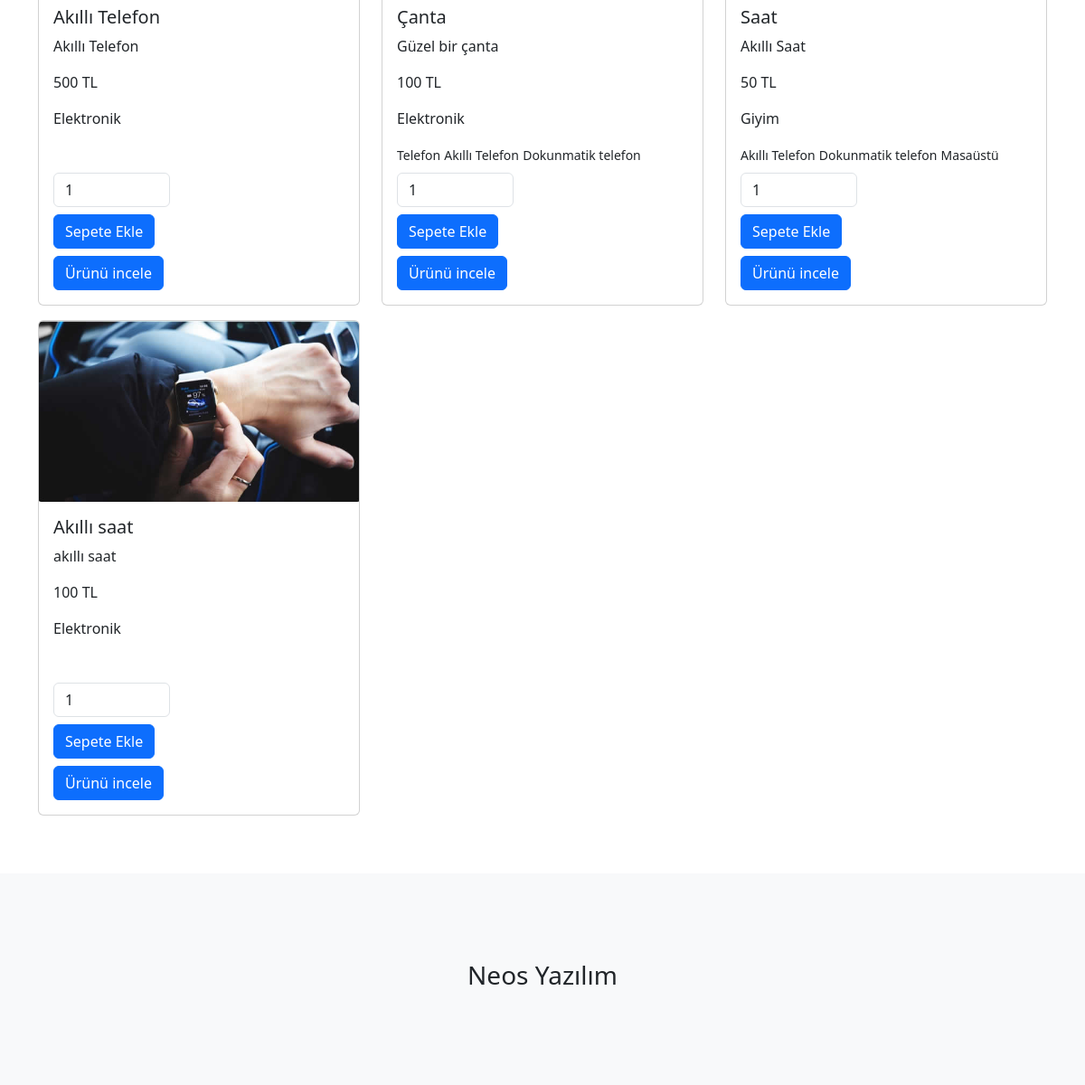
Before: / (lower part) with the older database file.
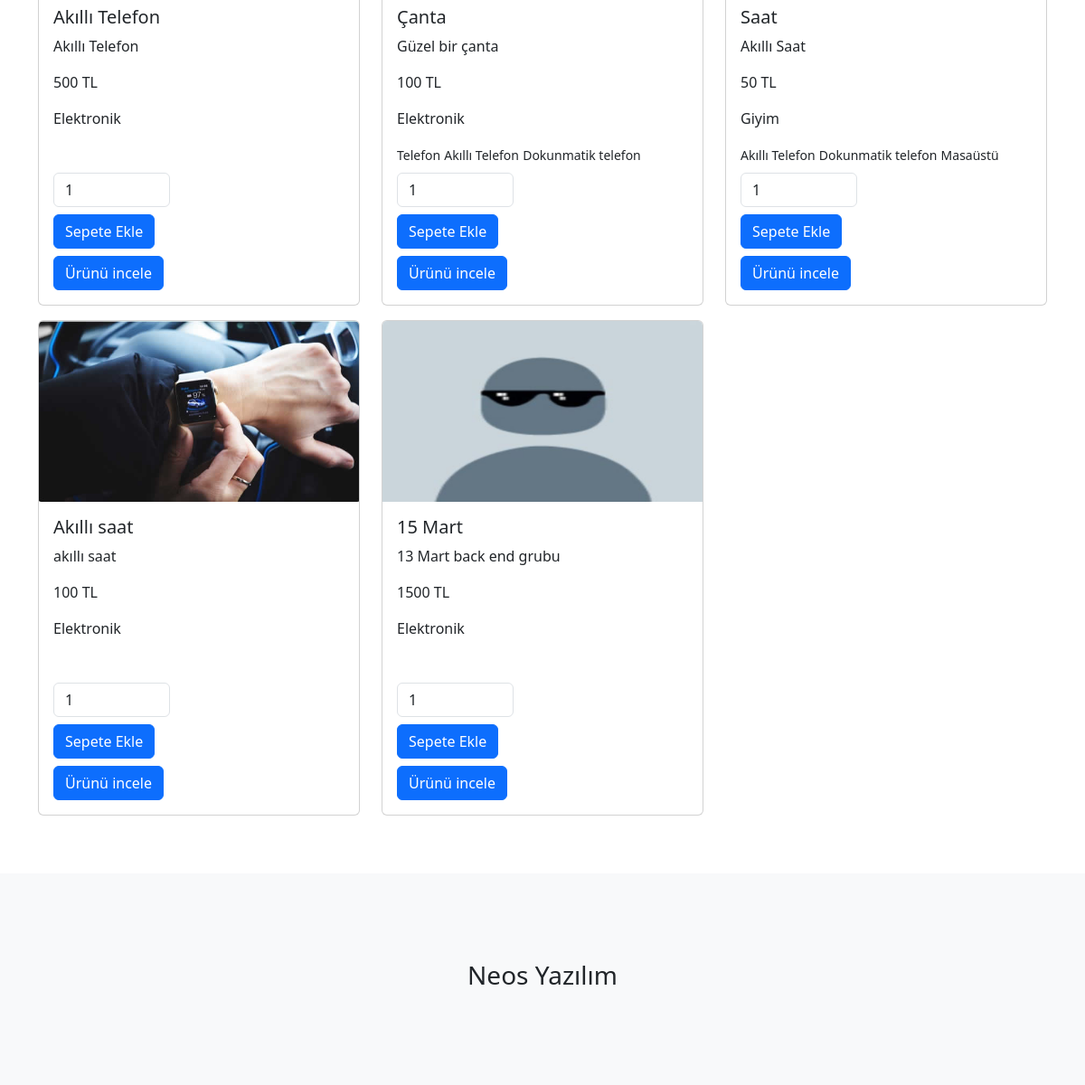
After: the same page with the newer database file.
### urunler/models.py (models this page shows, shortened)
class Urun(models.Model):
    olusturan = models.ForeignKey(User, on_delete=models.CASCADE, null=True)
    kategori = models.ForeignKey(Kategori,on_delete=models.CASCADE, null=True, blank=True)
    alt = models.ManyToManyField(AltKategori)
    seri = models.OneToOneField(SeriNo, on_delete=models.SET_NULL, null=True, blank=True)
    isim = models.CharField(max_length=100) # text inputu
    aciklama = models.TextField(max_length = 500) # textarea
    fiyat = models.IntegerField() # number inputu
    resim = models.FileField(upload_to='urunler/', null=True)

class Kategori(models.Model):
    isim = models.CharField(max_length=100)
    def __str__(self):
        return self.isim

class AltKategori(models.Model):
    isim = models.CharField(max_length=100)

### urunler/views.py (the view, shortened to what this page needs)
# urls.py: path('', index, name='index'),
def index(request):
    urunler = Urun.objects.all() # all fonksiyonu Urun classına ait tüm objeleri çeker
    kategoriler = Kategori.objects.all()
    search = ''
    if request.GET.get('search'):
        search = request.GET.get('search')
        urunler = Urun.objects.filter(
            Q(isim__icontains = search) |
            Q(kategori__isim__icontains = search)
        )
    context = {
        'urunler':urunler,
        'search':search,
        'kategoriler':kategoriler
    }
    return render(request, 'index.html', context)

### urunler/templates/index.html (shortened to what this page needs)
{% load static %}
<!DOCTYPE html>
<html lang="en">
<head>
    <link href="https://cdn.jsdelivr.net/npm/bootstrap@5.3.0-alpha1/dist/css/bootstrap.min.css" rel="stylesheet">
</head>
<body>
    {% block content %}
    <div class="container mt-3">
        <div class="row">
            {% for urun in urunler %}
                <div class="col-4 mb-3">
                    <div class="card">
                        {% if urun.resim %}
                            <img src="{{urun.resim.url}}" class="card-img-top" height="200" alt="...">
                        {% else %}
                            <img src="{% static 'resim1.jpg' %}" class="card-img-top" height="200" alt="...">
                        {% endif %}
                        <div class="card-body">
                            <h5 class="card-title">{{urun.isim}}</h5>
                            <p class="card-text">{{urun.aciklama}}</p>
                            <p class="card-text">{{urun.fiyat}} TL</p>
                            <p>{{urun.kategori}}</p>
                            {% for alt in urun.alt.all %}
                                <small>{{alt.isim}}</small>
                            {% endfor %}
                            <br>
                            <form action="" class="d-inline-block mt-2" method="POST">
                                <input type="number" value="1" name="adet" class="form-control w-50" id="">
                                <input type="submit" value="Sepete Ekle" class="btn btn-primary my-2">
                            </form>
                            <a href="{% url 'urun' urun.id %}" class="btn btn-primary">Ürünü incele</a>
                        </div>
                    </div>
                </div>
            {% endfor %}
        </div>
    </div>
    {% endblock content %}
    {% include "includes/_footer.html" %}
</body>
</html>

Changed rows visible on the page:
added Urun: resim (placeholder picture), isim "15 Mart", aciklama "13 Mart back end grubu", fiyat "1500", kategori "Elektronik"
